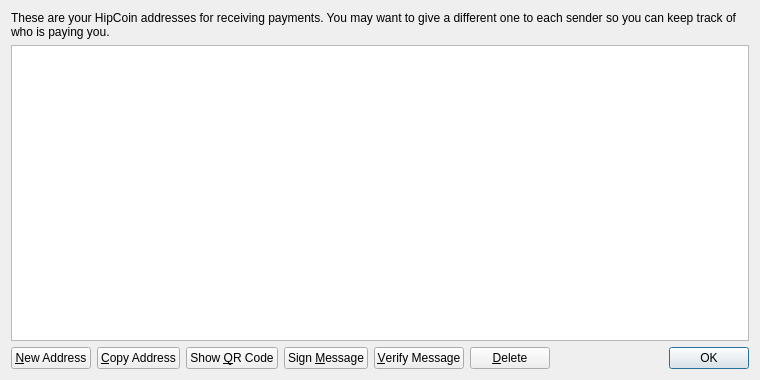
<?xml version="1.0" encoding="UTF-8"?>
<ui version="4.0">
 <class>AddressBookPage</class>
 <widget class="QWidget" name="AddressBookPage">
  <property name="geometry">
   <rect>
    <x>0</x>
    <y>0</y>
    <width>760</width>
    <height>380</height>
   </rect>
  </property>
  <property name="windowTitle">
   <string>Address Book</string>
  </property>
  <layout class="QVBoxLayout" name="verticalLayout">
   <item>
    <widget class="QLabel" name="labelExplanation">
     <property name="text">
      <string>These are your HipCoin addresses for receiving payments. You may want to give a different one to each sender so you can keep track of who is paying you.</string>
     </property>
     <property name="textFormat">
      <enum>Qt::PlainText</enum>
     </property>
     <property name="wordWrap">
      <bool>true</bool>
     </property>
    </widget>
   </item>
   <item>
    <widget class="QTableView" name="tableView">
     <property name="contextMenuPolicy">
      <enum>Qt::CustomContextMenu</enum>
     </property>
     <property name="toolTip">
      <string>Double-click to edit address or label</string>
     </property>
     <property name="tabKeyNavigation">
      <bool>false</bool>
     </property>
     <property name="alternatingRowColors">
      <bool>true</bool>
     </property>
     <property name="selectionMode">
      <enum>QAbstractItemView::SingleSelection</enum>
     </property>
     <property name="selectionBehavior">
      <enum>QAbstractItemView::SelectRows</enum>
     </property>
     <property name="sortingEnabled">
      <bool>true</bool>
     </property>
     <attribute name="verticalHeaderVisible">
      <bool>false</bool>
     </attribute>
    </widget>
   </item>
   <item>
    <layout class="QHBoxLayout" name="horizontalLayout">
     <item>
      <widget class="QPushButton" name="newAddressButton">
       <property name="toolTip">
        <string>Create a new address</string>
       </property>
       <property name="text">
        <string>&amp;New Address</string>
       </property>
       <property name="icon">
        <iconset resource="../bitcoin.qrc">
         <normaloff>:/icons/add</normaloff>:/icons/add</iconset>
       </property>
      </widget>
     </item>
     <item>
      <widget class="QPushButton" name="copyToClipboard">
       <property name="toolTip">
        <string>Copy the currently selected address to the system clipboard</string>
       </property>
       <property name="text">
        <string>&amp;Copy Address</string>
       </property>
       <property name="icon">
        <iconset resource="../bitcoin.qrc">
         <normaloff>:/icons/editcopy</normaloff>:/icons/editcopy</iconset>
       </property>
      </widget>
     </item>
     <item>
      <widget class="QPushButton" name="showQRCode">
       <property name="text">
        <string>Show &amp;QR Code</string>
       </property>
       <property name="icon">
        <iconset resource="../bitcoin.qrc">
         <normaloff>:/icons/qrcode</normaloff>:/icons/qrcode</iconset>
       </property>
      </widget>
     </item>
     <item>
      <widget class="QPushButton" name="signMessage">
       <property name="toolTip">
        <string>Sign a message to prove you own a HipCoin address</string>
       </property>
       <property name="text">
        <string>Sign &amp;Message</string>
       </property>
       <property name="icon">
        <iconset resource="../bitcoin.qrc">
         <normaloff>:/icons/edit</normaloff>:/icons/edit</iconset>
       </property>
      </widget>
     </item>
     <item>
      <widget class="QPushButton" name="verifyMessage">
       <property name="toolTip">
        <string>Verify a message to ensure it was signed with a specified HipCoin address</string>
       </property>
       <property name="text">
        <string>&amp;Verify Message</string>
       </property>
       <property name="icon">
        <iconset resource="../bitcoin.qrc">
         <normaloff>:/icons/transaction_0</normaloff>:/icons/transaction_0</iconset>
       </property>
      </widget>
     </item>
     <item>
      <widget class="QPushButton" name="deleteButton">
       <property name="toolTip">
        <string>Delete the currently selected address from the list</string>
       </property>
       <property name="text">
        <string>&amp;Delete</string>
       </property>
       <property name="icon">
        <iconset resource="../bitcoin.qrc">
         <normaloff>:/icons/remove</normaloff>:/icons/remove</iconset>
       </property>
      </widget>
     </item>
     <item>
      <spacer name="horizontalSpacer">
       <property name="orientation">
        <enum>Qt::Horizontal</enum>
       </property>
       <property name="sizeHint" stdset="0">
        <size>
         <width>40</width>
         <height>20</height>
        </size>
       </property>
      </spacer>
     </item>
     <item>
      <widget class="QDialogButtonBox" name="buttonBox">
       <property name="sizePolicy">
        <sizepolicy hsizetype="Maximum" vsizetype="Fixed">
         <horstretch>0</horstretch>
         <verstretch>0</verstretch>
        </sizepolicy>
       </property>
       <property name="standardButtons">
        <set>QDialogButtonBox::Ok</set>
       </property>
      </widget>
     </item>
    </layout>
   </item>
  </layout>
 </widget>
 <resources>
  <include location="../bitcoin.qrc"/>
 </resources>
 <connections/>
</ui>
